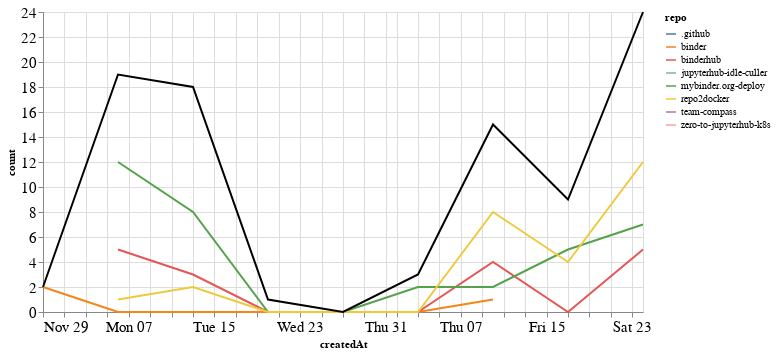

Write notebook code for a chart like this one.
### Markdown cell above
### Comments

### Code cell
comments_time = comments.groupby('repo').resample('W', on='createdAt').count()['author'].reset_index()
comments_time = comments_time.rename(columns={'author': 'count'})
comments_time_total = comments_time.groupby('createdAt').agg({"count": "sum"}).reset_index()
ch1 = alt.Chart(comments_time, width=600).mark_line().encode(
    x='createdAt',
    y='count',
    color='repo',
    tooltip="repo"
)

ch2 = alt.Chart(comments_time_total, width=600).mark_line(color="black").encode(
    x='createdAt',
    y='count',
)

ch1 + ch2

### Figure 1 — Vega-Lite specification as saved in the notebook (floating-point values rounded to 4 significant figures)
{"config": {"axisLeft": {"labelFontSize": 15}, "axisBottom": {"labelFontSize": 15}}, "layer": [{"data": {"name": "data-0ce20460c19d1c6c1d24962539f791cb"}, "mark": "line", "encoding": {"color": {"type": "nominal", "field": "repo"}, "tooltip": {"type": "nominal", "field": "repo"}, "x": {"type": "temporal", "field": "createdAt"}, "y": {"type": "quantitative", "field": "count"}}, "width": 600}, {"data": {"name": "data-31ad691d7471fc55bdff4ab7277a263d"}, "mark": {"type": "line", "color": "black"}, "encoding": {"x": {"type": "temporal", "field": "createdAt"}, "y": {"type": "quantitative", "field": "count"}}, "width": 600}], "$schema": "https://vega.github.io/schema/vega-lite/v4.8.1.json", "datasets": {"data-0ce20460c19d1c6c1d24962539f791cb": [{"repo": ".github", "createdAt": "2020-12-06T00:00:00", "count": 1}, {"repo": "binder", "createdAt": "2020-11-29T00:00:00", "count": 2}, {"repo": "binder", "createdAt": "2020-12-06T00:00:00", "count": 0}, {"repo": "binder", "createdAt": "2020-12-13T00:00:00", "count": 0}, {"repo": "binder", "createdAt": "2020-12-20T00:00:00", "count": 0}, {"repo": "binder", "createdAt": "2020-12-27T00:00:00", "count": 0}, {"repo": "binder", "createdAt": "2021-01-03T00:00:00", "count": 0}, {"repo": "binder", "createdAt": "2021-01-10T00:00:00", "count": 1}, {"repo": "binderhub", "createdAt": "2020-12-06T00:00:00", "count": 5}, {"repo": "binderhub", "createdAt": "2020-12-13T00:00:00", "count": 3}, {"repo": "binderhub", "createdAt": "2020-12-20T00:00:00", "count": 0}, {"repo": "binderhub", "createdAt": "2020-12-27T00:00:00", "count": 0}, {"repo": "binderhub", "createdAt": "2021-01-03T00:00:00", "count": 0}, {"repo": "binderhub", "createdAt": "2021-01-10T00:00:00", "count": 4}, {"repo": "binderhub", "createdAt": "2021-01-17T00:00:00", "count": 0}, {"repo": "binderhub", "createdAt": "2021-01-24T00:00:00", "count": 5}, {"repo": "jupyterhub-idle-culler", "createdAt": "2021-01-03T00:00:00", "count": 1}, {"repo": "mybinder.org-deploy", "createdAt": "2020-12-06T00:00:00", "count": 12}, {"repo": "mybinder.org-deploy", "createdAt": "2020-12-13T00:00:00", "count": 8}, {"repo": "mybinder.org-deploy", "createdAt": "2020-12-20T00:00:00", "count": 0}, {"repo": "mybinder.org-deploy", "createdAt": "2020-12-27T00:00:00", "count": 0}, {"repo": "mybinder.org-deploy", "createdAt": "2021-01-03T00:00:00", "count": 2}, {"repo": "mybinder.org-deploy", "createdAt": "2021-01-10T00:00:00", "count": 2}, {"repo": "mybinder.org-deploy", "createdAt": "2021-01-17T00:00:00", "count": 5}, {"repo": "mybinder.org-deploy", "createdAt": "2021-01-24T00:00:00", "count": 7}, {"repo": "repo2docker", "createdAt": "2020-12-06T00:00:00", "count": 1}, {"repo": "repo2docker", "createdAt": "2020-12-13T00:00:00", "count": 2}, {"repo": "repo2docker", "createdAt": "2020-12-20T00:00:00", "count": 0}, {"repo": "repo2docker", "createdAt": "2020-12-27T00:00:00", "count": 0}, {"repo": "repo2docker", "createdAt": "2021-01-03T00:00:00", "count": 0}, {"repo": "repo2docker", "createdAt": "2021-01-10T00:00:00", "count": 8}, {"repo": "repo2docker", "createdAt": "2021-01-17T00:00:00", "count": 4}, {"repo": "repo2docker", "createdAt": "2021-01-24T00:00:00", "count": 12}, {"repo": "team-compass", "createdAt": "2020-12-20T00:00:00", "count": 1}, {"repo": "zero-to-jupyterhub-k8s", "createdAt": "2020-12-13T00:00:00", "count": 5}], "data-31ad691d7471fc55bdff4ab7277a263d": [{"createdAt": "2020-11-29T00:00:00", "count": 2}, {"createdAt": "2020-12-06T00:00:00", "count": 19}, {"createdAt": "2020-12-13T00:00:00", "count": 18}, {"createdAt": "2020-12-20T00:00:00", "count": 1}, {"createdAt": "2020-12-27T00:00:00", "count": 0}, {"createdAt": "2021-01-03T00:00:00", "count": 3}, {"createdAt": "2021-01-10T00:00:00", "count": 15}, {"createdAt": "2021-01-17T00:00:00", "count": 9}, {"createdAt": "2021-01-24T00:00:00", "count": 24}]}}
